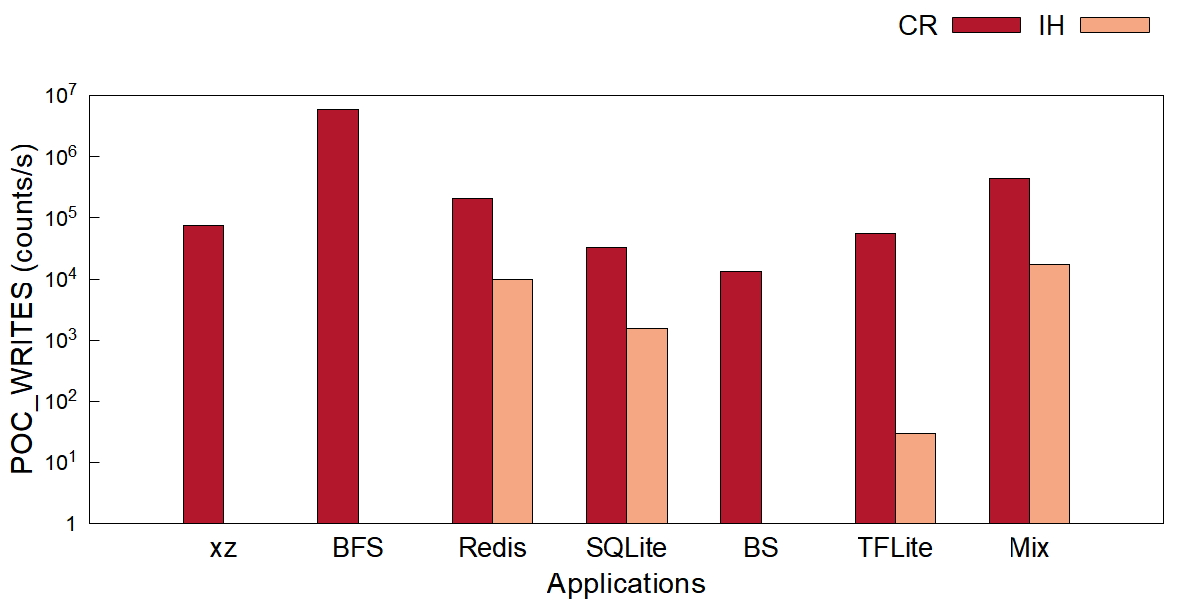

gnuplot code for this plot:
# tile_poc_writes.plt - one counter, one bar per application per data path.
#
# Style mirrors the paper bar charts (image/*.plt): clustered
# bars, Arial 16/22/20, opaque fill with black border, key
# outside top right.  Bars use `with boxes` with explicit
# width and offsets (see tools/gen_fig_plts.py); xrange
# [0:8] centers the 7 application groups.  Full 4-side
# frame (border 15), tics only on left y / bottom x
# (nomirror).  Colors: 2-series figures use #B2172B
# (left, dark) / #F5A682 (right, light); the 3-series
# figure keeps dark gray / light gray / red.
#
# Log y axis: raw counts/s, starts at 1, coarse decade
# tics 1, 10, 100, ... only (10^{%L}, no minor tics);
# the IH series would be invisible on a linear axis.
#
# Data: fig/tile_poc_writes.dat (raw differenced rates).
#
# Usage: gnuplot fig/tile_poc_writes.plt   (from the repo root)

set terminal pngcairo size 1200,600 enhanced font 'Arial,16'
set output 'fig/tile_poc_writes.png'

set ylabel 'POC\_WRITES (counts/s)' font 'Arial,22'
set xlabel 'Applications' font 'Arial,22'

set style fill solid border -1
set boxwidth 0.30

set yrange [1:1e+07]
set logscale y 10
unset mytics
set format y '10^{%L}'
set ytics add ("1" 1)

set border 15
set ytics nomirror
set xtics nomirror

# xtics anchored at the cluster centers (1..7); the app
# names come from fig/tile_poc_writes.dat column 1.
set xtics ('xz' 1, 'BFS' 2, 'Redis' 3, 'SQLite' 4, 'BS' 5, 'TFLite' 6, 'Mix' 7) font ',20'
set xrange [0:8]

set tmargin 4
set key outside top right horizontal font 'Arial,20'

C_CR = "#B2172B"
C_IH = "#F5A682"

plot 'fig/tile_poc_writes.dat' using ($0+1-0.150):2 with boxes title 'CR' lc rgb C_CR, \
     '' using ($0+1+0.150):3 with boxes title 'IH' lc rgb C_IH
